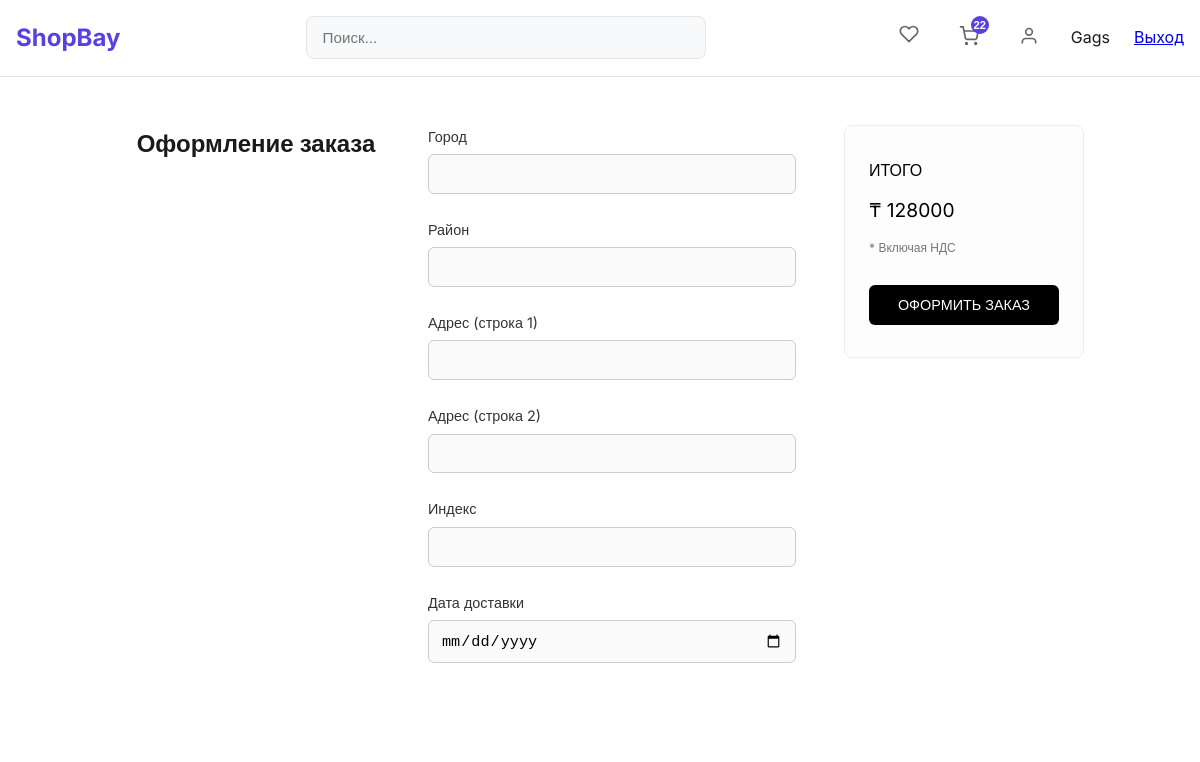
Before: /orders/checkout/ (signed in) with the older database file.
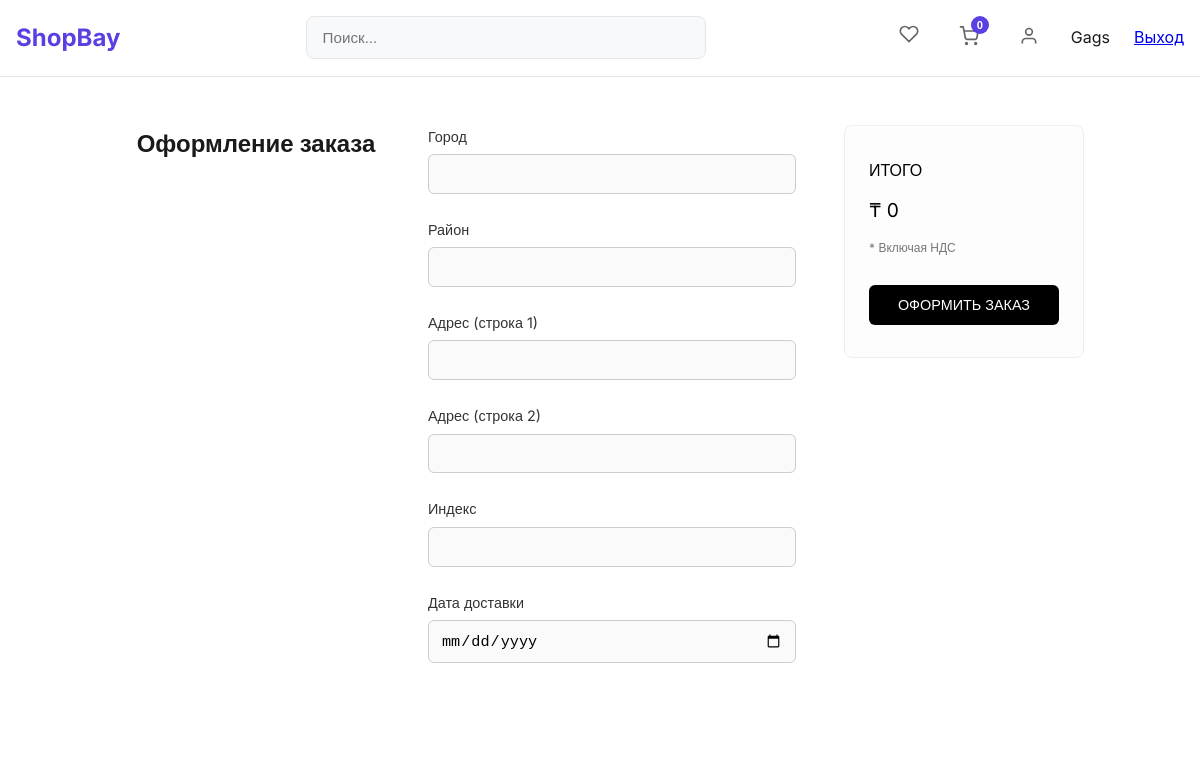
After: the same page with the newer database file.
### apps/orders/models.py (models this page shows, shortened)
class Cart(models.Model):
    customer= models.ForeignKey(Customer, on_delete=models.CASCADE,related_name="customer_cart")
    total_amount= models.IntegerField()
    total_price= models.DecimalField(max_digits=20, decimal_places=2)

### apps/orders/views.py (the view, shortened to what this page needs)
def checkout_view(request):
    return render(request, 'checkout.html', {'cart': cart_context(request).get('cart')})

### apps/orders/views.py (called while the page is built)
def cart_context(request):
    if request.user.is_authenticated:
        cart = Cart.objects.filter(customer=request.user).order_by('-id').first()
        return {'cart': cart}
    return {'cart': None}

### templates/checkout.html (shortened to what this page needs)
{% extends 'base.html' %}
{% load static %}
{% block content %}
<div class="main-container">
  <h1 class="page-title">Оформление заказа</h1>
  <form method="post" action="{% url 'checkout_view' %}">
    <div class="checkout-grid">
      <div class="form-section">
        <div class="form-group">
          <label for="city">Город</label>
          <input type="text" id="city" name="city" required>
        </div>
        <div class="form-group">
          <label for="district">Район</label>
          <input type="text" id="district" name="district" required>
        </div>
        <div class="form-group">
          <label for="adress_line_1">Адрес (строка 1)</label>
          <input type="text" id="adress_line_1" name="adress_line_1" required>
        </div>
        <div class="form-group">
          <label for="adress_line_2">Адрес (строка 2)</label>
          <input type="text" id="adress_line_2" name="adress_line_2">
        </div>
        <div class="form-group">
          <label for="post_code">Индекс</label>
          <input type="text" id="post_code" name="post_code" required>
        </div>
        <div class="form-group">
          <label for="date_delivery">Дата доставки</label>
          <input type="date" id="date_delivery" name="date_delivery" required>
        </div>
      </div>
      <div class="summary-section">
        <div class="summary-box">
          <p style="font-weight: 500;">ИТОГО</p>
          <p style="font-size: 1.2rem;">₸ {{ cart.total_price|floatformat:0 }}</p>
          <p style="font-size: 0.75rem; color: #777;">* Включая НДС</p>
          <button type="submit" class="checkout-btn">ОФОРМИТЬ ЗАКАЗ</button>
        </div>
      </div>
    </div>
  </form>
</div>
{% endblock %}

### templates/base.html (shortened to what this page needs)
{% load static %}
<!DOCTYPE html>
<html lang="en">
<head>
    <link rel="stylesheet" href="{% static 'css/index.css' %}">
</head>
<body>
    <header class="header">
        <div class="header-container">
            <a href="/" class="logo">ShopBay</a>
            <div class="search-container">
                <input type="text" class="search-input" placeholder="Поиск..." id="searchInput">
            </div>
            <div class="header-actions">
                <a href="{% url 'favorites:favorites_list' %}" class="header-icon">
                    <svg viewBox="0 0 24 24" fill="none" stroke="currentColor" stroke-width="2">
                        <path d="M20.84 4.61a5.5 5.5 0 0 0-7.78 0L12 5.67l-1.06-1.06a5.5 5.5 0 0 0-7.78 7.78l1.06 1.06L12 21.23l7.78-7.78 1.06-1.06a5.5 5.5 0 0 0 0-7.78z"></path>
                    </svg>
                </a>
                    <a href="{% url 'cart_view' %}">
                    <button class="header-icon">
                    <span class="cart-badge" id="cartBadge">{{ cart.total_amount|default:"0" }}</span>
                </button>
                </a>
                {% if not user.is_authenticated %}
                <a href="{% url 'login' %}" class="auth-link">Вход</a>
                <a href="{% url 'register' %}" class="'auth-link">Регистрация</a>
                {% else %}
                <a href="{% url 'profile' %}">
                <button class="header-icon">
                    <svg viewBox="0 0 24 24" fill="none" stroke="currentColor" stroke-width="2">
                        <path d="M20 21v-2a4 4 0 0 0-4-4H8a4 4 0 0 0-4 4v2"></path>
                        <circle cx="12" cy="7" r="4"></circle>
                    </svg>
                </button>
                </a>
                <p>{{ user.first_name }}</p>
                <a href="{% url 'logout' %}" class="auth-link">Выход</a>
                {% endif %}
            </div>
        </div>
    </header>
    {% block content %}
    {% endblock %}
</body>
</html>

Changed rows visible on the page:
changed Cart: total_amount "22" → "0"; total_price "128000" → "0"
